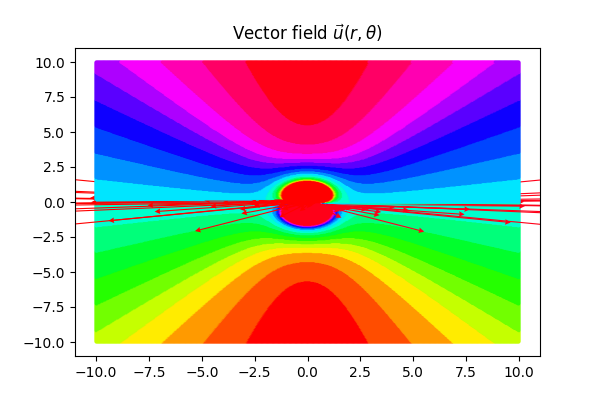

Recreate this plot in Python.
import numpy as np
import matplotlib.pyplot as plt
import pandas as pd


x = np.linspace(-10, 10, 500); z = np.linspace(-10, 10, 500)
XX, ZZ = np.meshgrid(x, z)

r = np.sqrt(XX**2 + ZZ**2)
theta = np.arctan2(XX, ZZ)
U = 1
R = 2

# Define the r component of the vector-field
r_ = U * np.cos(theta) - U * R**3 * np.cos(theta)/r**3

# Define the theta component of the vector-field
theta_ = - (U  * np.sin(theta) +  U * R**3 * np.sin(theta)/(2 * r**2))

fig, ax = plt.subplots(figsize=(6, 4))

#ax.quiver(XX, ZZ, r_, theta_, color='b', label='Vector field')
ax.quiver(XX, ZZ, r_, theta_,
          [pd.qcut(r_.flatten(), q= 20, labels=False)],
          headwidth=5,
          minlength=3,
          pivot='tail', 
          cmap='hsv')
plt.title(r'Vector field $\vec{u}(r, \theta)$')
plt.savefig('task2_3.png')
plt.show()
